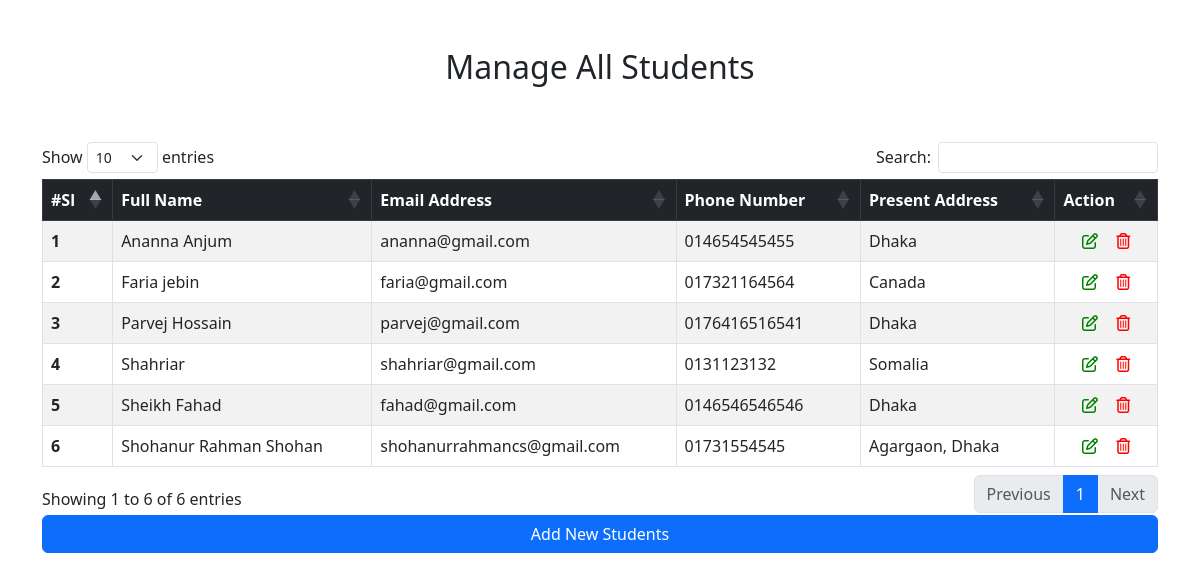
The page / on the database its author committed.
### tables this page shows
CREATE TABLE `students` (
  `id` int(11) NOT NULL,
  `name` varchar(255) NOT NULL,
  `email` varchar(255) NOT NULL,
  `phone` varchar(255) NOT NULL,
  `address` text NOT NULL
);

### index.php (the view, shortened to what this page needs)
<?php include "header.php"; ?>
<section>
  <div class="container">
    <div class="row">
      <div class="col-lg-12">
        <h2 class="py-5 text-center">Manage All Students</h2>
        <table id="example" class="table table-striped table-hover table-bordered">
          <thead class="table-dark">
            <tr>
              <th scope="col">#Sl</th>
              <th scope="col">Full Name</th>
              <th scope="col">Email Address</th>
              <th scope="col">Phone Number</th>
              <th scope="col">Present Address</th>
              <th scope="col">Action</th>
            </tr>
          </thead>
          <tbody>
            <?php
              $query = "SELECT * FROM students ORDER BY name ASC";
              $read = mysqli_query($db, $query);
              $i = 0;
              while ($row = mysqli_fetch_assoc($read)) {
                $id         = $row['id'];
                $name       = $row['name'];
                $email      = $row['email'];
                $phone      = $row['phone'];
                $address    = $row['address'];
                $i++;
                ?>
                  <tr>
                    <th scope="row"><?php echo $i; ?></th>
                    <td><?php echo $name; ?></td>
                    <td><?php echo $email; ?></td>
                    <td><?php echo $phone; ?></td>
                    <td><?php echo $address; ?></td>
                    <td>
                      <div class="action-btn">
                        <ul>
                          <li>
                            <a href="update.php?id=<?php echo $id;?>"><i class="fa-regular fa-pen-to-square edit"></i></a>
                          </li>
                          <li>
                            <a href="" data-bs-toggle="modal" data-bs-target="#del<?php echo $id; ?>"><i class="fa-regular fa-trash-can trush"></i></a>
                          </li>
                        </ul>
                      </div>
                    </td>
                  </tr>
             <?php }
            ?>
          </tbody>
        </table>
        <div class="d-grid gap-2">
          <a href="create.php" class="btn btn-primary text-white">Add New Students</a>
        </div>
      </div>
    </div>
  </div>
</section>
<?php include "footer.php"; ?>

### header.php (shortened to what this page needs)
<!doctype html>
<html lang="en">
  <head>
    <link href="https://cdn.jsdelivr.net/npm/bootstrap@5.3.0-alpha3/dist/css/bootstrap.min.css" rel="stylesheet">
    <link rel="stylesheet" href="https://cdn.datatables.net/1.13.4/css/dataTables.bootstrap5.min.css">
    <link rel="stylesheet" href="css/style.css">
  </head>
  <body>

### footer.php (shortened to what this page needs)
  </body>
</html>

### css/style.css (style rules this page uses)
.action-btn, .modal-btn { text-align: center; }
.action-btn ul { padding: 0; margin: 0; }
.action-btn ul li { list-style: none; display: inline; margin: 0px 7px; }
.action-btn ul li .edit { color: green; }
.action-btn ul li .trush { color: red; }

### rows shown on the page
students: name "Ananna Anjum", email "ananna@gmail.com", phone "014654545455", address "Dhaka"
students: name "Faria jebin", email "faria@gmail.com", phone "017321164564", address "Canada"
students: name "Parvej Hossain", email "parvej@gmail.com", phone "0176416516541", address "Dhaka"
students: name "Shahriar", email "shahriar@gmail.com", phone "0131123132", address "Somalia"
students: name "Sheikh Fahad", email "fahad@gmail.com", phone "0146546546546", address "Dhaka"
students: name "Shohanur Rahman Shohan", email "shohanurrahmancs@gmail.com", phone "01731554545", address "Agargaon, Dhaka"
